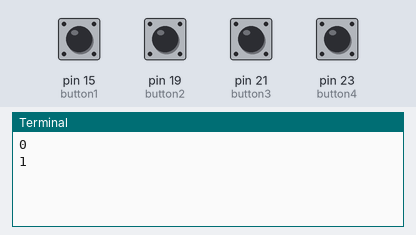
Recording of a program running on a simulated Raspberry Pi (header pin numbers). Shown: the last lines printed to the terminal. The test bench sets the inputs (shaded band); at power-on: pin 15 (button1), pin 19 (button2), pin 21 (button3), pin 23 (button4) HIGH. Threads take turns every 2 ms; the clock reads 2024-03-15 10:24:30 at power-on unless the program sets it. At 12.0 s the program stops and its outputs stay as they are.

Above: at 1.2 s.
1.3 s: pin 15 (button1) pulled LOW for 0.15 s
At 2.8 s:
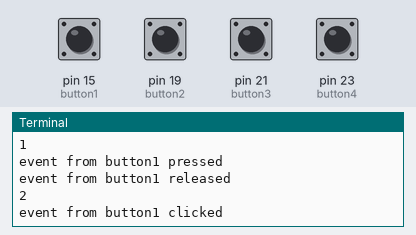
3.0 s: pin 19 (button2) pulled LOW for 0.15 s
At 3.5 s:
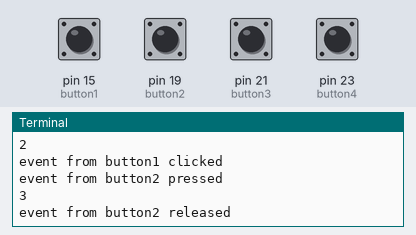
4.6 s: pin 21 (button3) pulled LOW for 0.15 s
At 4.76 s:
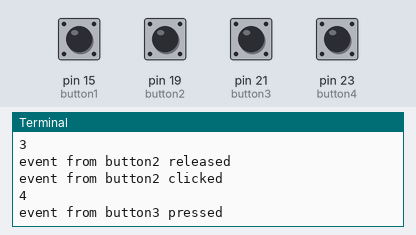
6.2 s: pin 23 (button4) pulled LOW for 0.15 s
At 6.9 s:
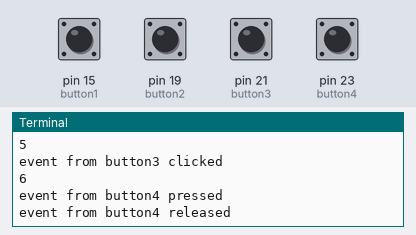
7.8 s: pin 15 (button1) driven LOW and pin 19 (button2) driven LOW
At 9.96 s:
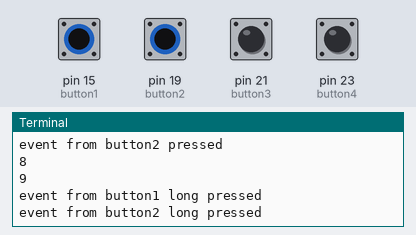
10.8 s: pin 15 (button1) pulsed HIGH 5 times (0.12 s each, 0.3 s apart)
At 13.2 s:
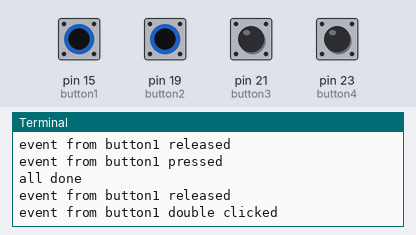
Timing chart, 0 to 13.5 s (numbered marks = the images above; inputs shaded):
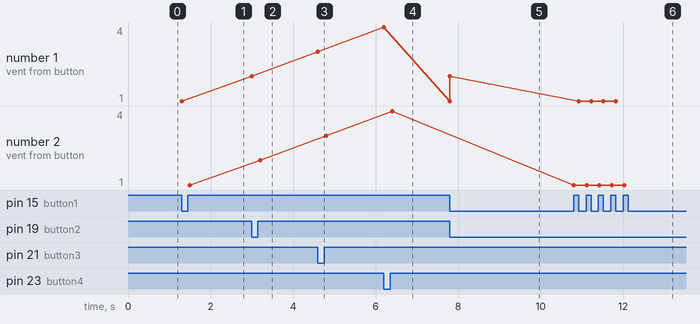

The program:

ELV1.py
```python
# ELV1.py
# Demo program for the 7-segment display/4 button panel from ELV (www.elv.de)

from button import *

P_BUTTON1 = 15 # adapt to your wiring
P_BUTTON2 = 19 #adapt to your wiring
P_BUTTON3 = 21 # adapt to your wiring
P_BUTTON4 = 23 # adapt to your wiring

def setup():
    global button1, button2, button3, button4
    GPIO.setmode(GPIO.BOARD)
    button1 = Button(P_BUTTON1)
    button2 = Button(P_BUTTON2)
    button3 = Button(P_BUTTON3)
    button4 = Button(P_BUTTON4)
    button1.addXButtonListener(onButtonEvent)
    button2.addXButtonListener(onButtonEvent)
    button3.addXButtonListener(onButtonEvent)
    button4.addXButtonListener(onButtonEvent)

def onButtonEvent(button, event):
    global isRunning
    if button == button1:
        print("event from button1", end=' ')
    elif button == button2:
        print("event from button2", end=' ')
    elif button == button3:
        print("event from button3", end=' ')
    elif button== button4:
        print("event from button4", end=' ')
    if event == BUTTON_PRESSED:
        print("pressed")
    elif event == BUTTON_RELEASED:
        print("released")
    elif event == BUTTON_LONGPRESSED:
       print("long pressed")
    elif event == BUTTON_CLICKED:
        print("clicked")
    elif event == BUTTON_DOUBLECLICKED:
        print("double clicked")
        if button == button1:
            isRunning = False

setup()
isRunning = True
count = 0
while isRunning:
    print(count)
    count += 1
    time.sleep(1)
GPIO.cleanup()
print("all done")
```

button.py
```python
# button.py

import RPi.GPIO as GPIO
import time
from threading import Thread

# Button event constants
BUTTON_PRESSED = 1
BUTTON_RELEASED = 2
BUTTON_LONGPRESSED = 3
BUTTON_CLICKED = 4
BUTTON_DOUBLECLICKED = 5
BUTTON_LONGPRESS_DURATION = 2 # default (in s) the button must be pressed to be a long press
BUTTON_DOUBLECLICK_TIME = 1 # default time (in s) to wait for a double click event

# --------------- class ClickThread -------------------------------
class ClickThread(Thread):
    def __init__(self, button):
        Thread.__init__(self)
        self.start()
        self.button = button

    def run(self):
        if Button.DEBUG:
            print("===>ClickThread started")
        self.isRunning = True
        startTime = time.time()
        while self.isRunning and (time.time() - startTime < BUTTON_DOUBLECLICK_TIME):
            time.sleep(0.1)
        if self.button.clickCount == 1 and not self.button.isLongPressEvent:
            if self.button.xButtonListener != None:
                self.button.xButtonListener(self.button, BUTTON_CLICKED)
            self.button.clickThread = None
        self.isRunning  = False
        if Button.DEBUG:
            print("===>ClickThread terminated")

    def stop(self):
        self.isRunning = False

# --------------- class ButtonThread ------------------------------
class ButtonThread(Thread):
    def __init__(self, button):
        Thread.__init__(self)
        self.isRunning = False
        self.button = button

    def run(self):
        if Button.DEBUG:
            print("===>ButtonThread started")
        self.isRunning = True
        startTime = time.time()
        while self.isRunning and (time.time() - startTime < BUTTON_LONGPRESS_DURATION):
            time.sleep(0.1)
        if self.isRunning:
            if self.button.buttonListener != None:
                self.button.buttonListener(self.button, BUTTON_LONGPRESSED)
        if Button.DEBUG:
            print("===>ButtonThread terminated")

    def stop(self):
        self.isRunning = False

# --------------- class Button ------------------------------------
class Button():
    DEBUG = False
    def __init__(self, buttonPin):
        self.buttonListener = None
        self.xButtonListener = None
        self.buttonThread = None
        self.clickThread = None
        self.clickCount = 0
        self.isLongPressEvent = False
        self.buttonPin = buttonPin
        GPIO.setup(self.buttonPin, GPIO.IN, GPIO.PUD_UP)
        GPIO.add_event_detect(self.buttonPin, GPIO.BOTH, self.onButtonEvent)

    def onXButtonEvent(self, button, event):
        if event == BUTTON_PRESSED:
            if self.buttonListener != None:
                self.xButtonListener(button, BUTTON_PRESSED)
            self.isLongPressEvent = False
            if self.clickThread == None:
                self.clickCount = 0
                self.clickThread = ClickThread(self)
        elif event == BUTTON_RELEASED:
            if self.xButtonListener != None:
                self.xButtonListener(button, BUTTON_RELEASED)
            if self.isLongPressEvent and self.clickThread != None:
                self.clickThread.stop()
                self.clickThread = None
                return
            if self.clickThread != None and self.clickThread.isRunning:
                self.clickCount += 1
                if self.clickCount == 2:
                    self.clickThread.stop()
                    self.clickThread = None
                    if self.xButtonListener != None:
                        self.xButtonListener(button, BUTTON_DOUBLECLICKED)
            else:
                self.clickThread = None
        elif event == BUTTON_LONGPRESSED:
            self.isLongPressEvent = True
            if self.xButtonListener != None:
                self.xButtonListener(self, BUTTON_LONGPRESSED)

    def onButtonEvent(self, channel):
        # switch may bounce: down-up-up, down-up-down, down-down-up etc. in fast sequence
        if GPIO.input(self.buttonPin) == GPIO.LOW:
            if self.buttonThread == None: # down-down is suppressed
                if Button.DEBUG:
                    print("->ButtonDown")
                self.buttonThread = ButtonThread(self)
                self.buttonThread.start()
                if self.buttonListener != None:
                    self.buttonListener(self, BUTTON_PRESSED)
        else:
            if self.buttonThread != None: # up-up is suppressed
                if Button.DEBUG:
                    print("->ButtonUp")
                self.buttonThread.stop()
                self.buttonThread.join(200) # wait until finished
                self.buttonThread = None
                if self.buttonListener != None:
                    self.buttonListener(self, BUTTON_RELEASED)

    def addXButtonListener(self, listener):
        self.addButtonListener(self.onXButtonEvent)
        self.xButtonListener = listener

    def addButtonListener(self, listener):
        self.buttonListener = listener
```

Measured:
- after the input at 1.3 s, the terminal: prints a new line at once (image 1)
- after the input at 3.0 s, the terminal: prints a new line at once (image 2)
- after the input at 4.6 s, the terminal: prints a new line at once (image 3)
- after the input at 6.2 s, the terminal: prints a new line at once (image 4)
- after the input at 7.8 s, the terminal: prints a new line at once (image 5)
- after the input at 10.8 s, the terminal: prints a new line at once (image 6)
- plotted number 1: 4 → 2 after the input at 7.8 s
